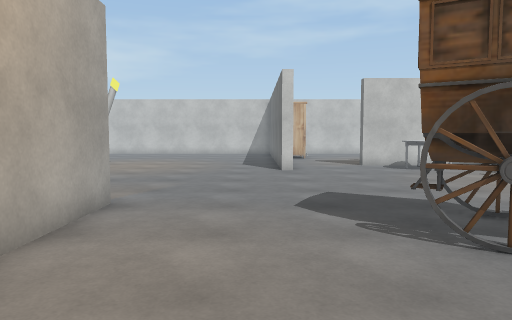
View 1 (above)

23 first-person views from a walk through a scene from a Unity 3-D project. The camera is 1.4 m above the floor, tilts 4° down and sees 70° across. The floor is counted in squares, 1 m on a side. Each view is taken from the middle of a square. On the plan, view 1 faces up. The plan holds only what a view shows up to about 16 squares ahead; the rest is blank. The place goes on beyond the plan. The player character is not drawn. Some surface patterns are stand-ins.

View 2
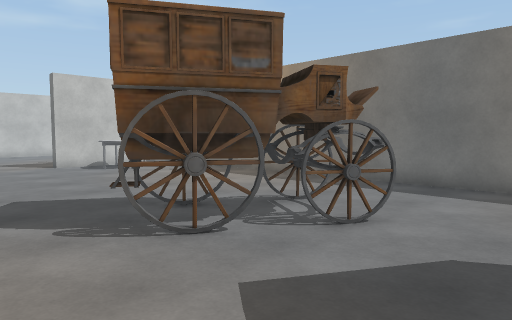

View 3
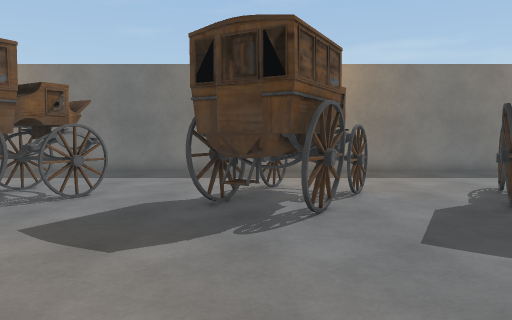

View 4
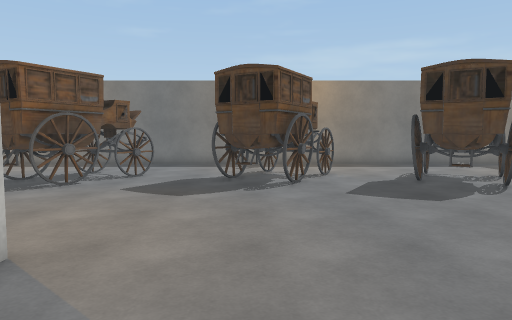

View 5
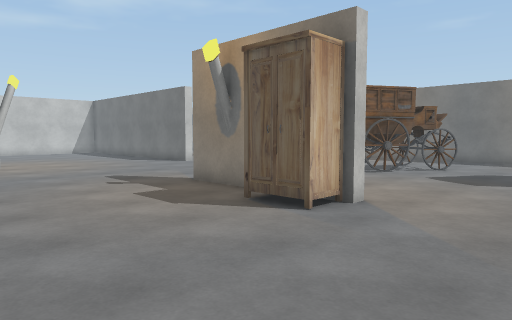

View 6
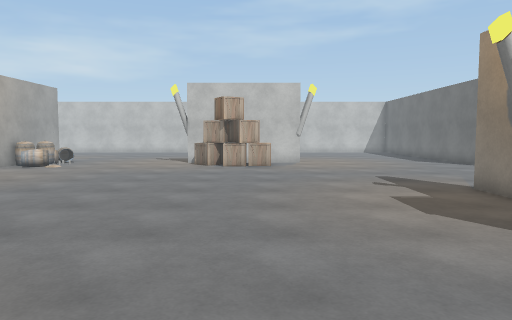

View 7
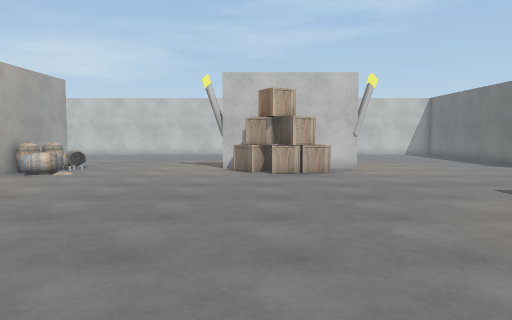

View 8
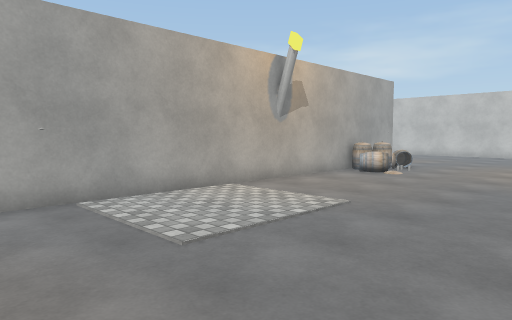

View 9
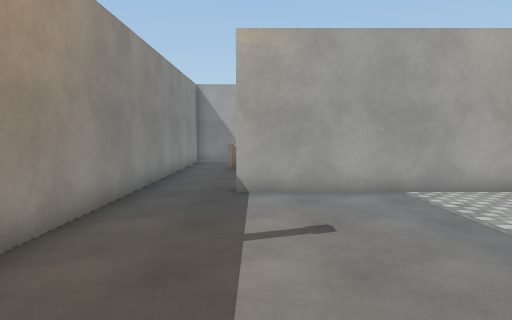

View 10
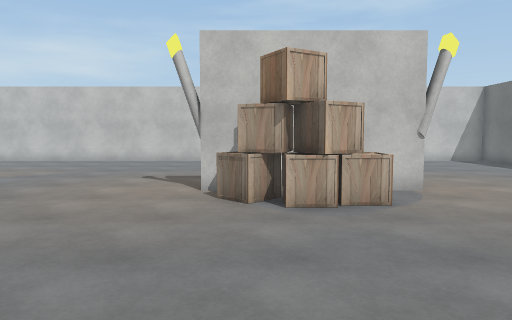

View 11
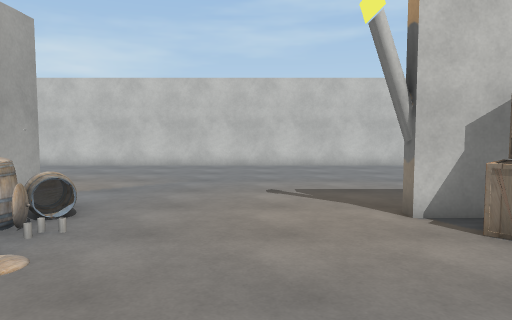

View 12
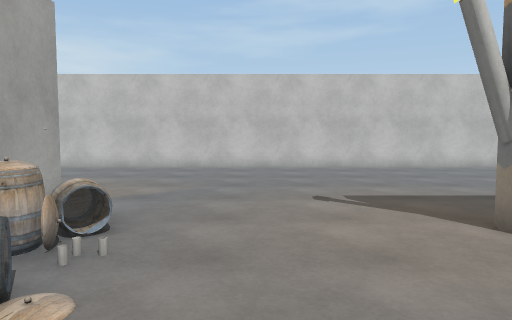

View 13
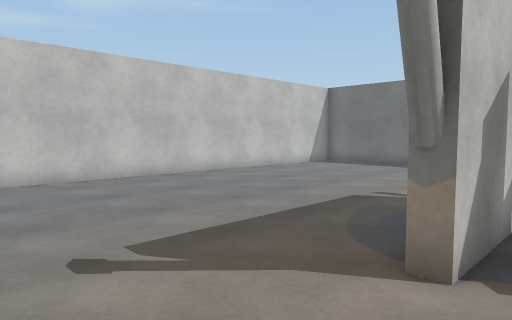

View 14
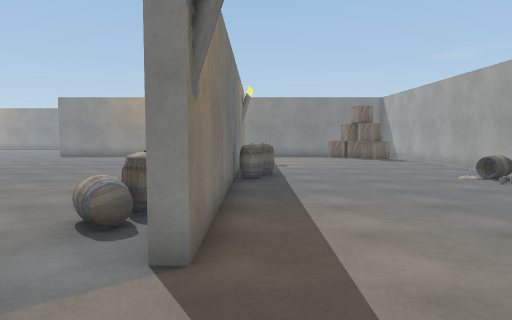

View 15
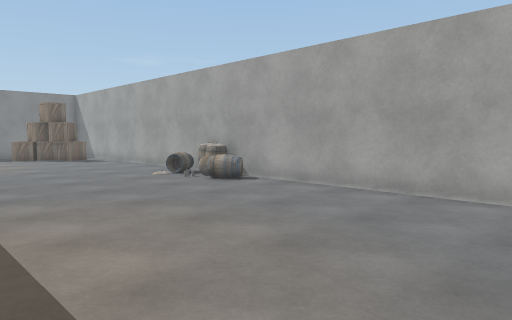

View 16
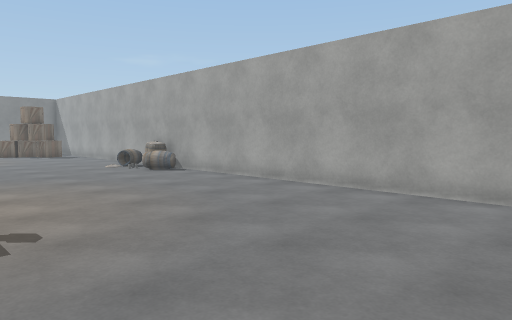

View 17
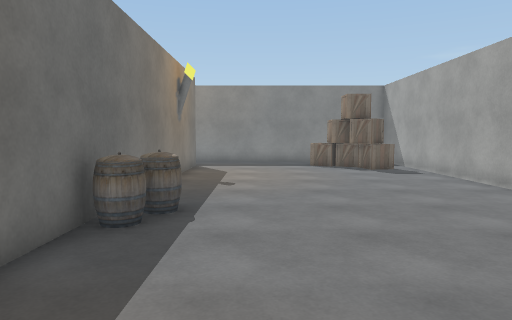

View 18
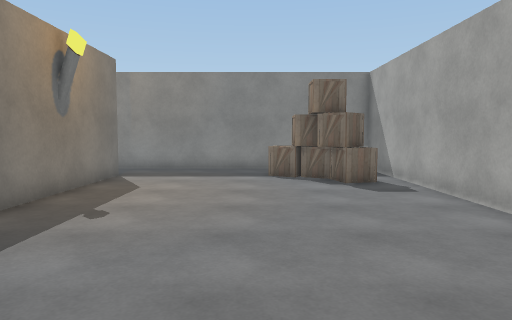

View 19
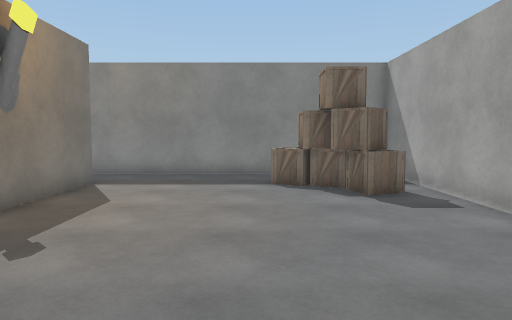

View 20
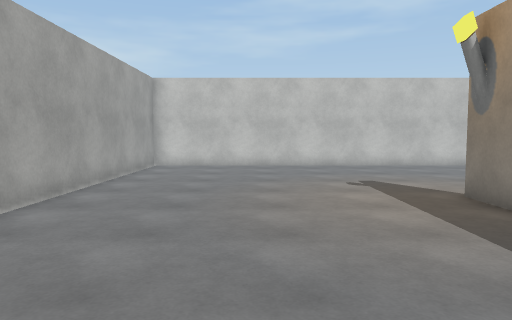

View 21
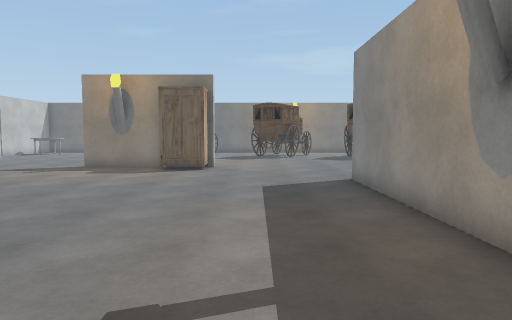

View 22
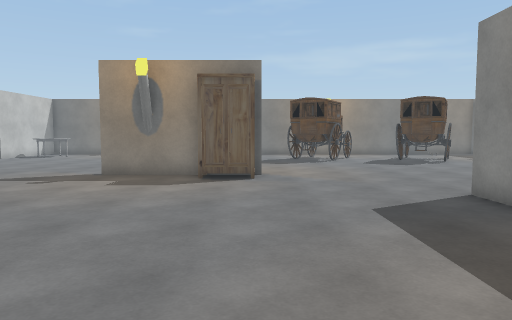

View 23
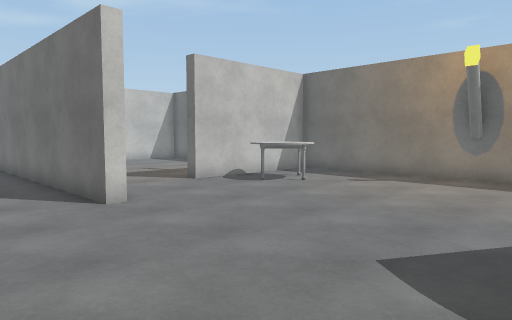

### Floor plan
Key: @ floor where view 1 was taken; # wall or solid block; . floor; O other object.
Columns run from 30 left of view 1 to 10 right of it. Each row starts with its distance up from view 1.
 27       ####################
 26 #.........................
 25 #..........................
 24 #...........................   #
 23 #............................. #
 22 #............................. #
 21 #............................. #   ..
 20 #............................ .#  ...
 19 #...........................  .#  ...
 18 #.........O............ ....  .# ...
 17 #.........#O.........   .......# ..## ###
 16 #.........#OO.....O####O.......#.....O..#
 15 #.........#OO.....OOOOO........#....OOO.#
 14 #.........#OO......OOOO.............OO .#
 13 #OO.......#O............................#
 12 #OO.......#.............................#
 11 #OO......O#.............................#
 10 #O.......O#.............................#
  9 #.......OO#.............................#
  8 #.........#.............................#
  7 #.........#................#..... ......#
  6 #.........#................#.....OOO....#
  5 #.........#................#....OOOOO...#
  4 #.........#...............##.....OOOOO..#
  3 #.........#..............O# .......OO...#
  2 #.O.......#...............##............#
  1 #.OO......#.............................#
  0 #. OO.....#...................@...OO....#
 -1 #.  O............................OOOO...#
 -2 #  ..............................OO OO..#
 -3 #######################...........OOO ..
 -4                         ............O...#
 -5                          ........O......#
 -6                            ......OOO....#
 -7                              ...OO OO...#

Positions as (right, up) in squares from view 1, and headings:
1: (0, 0), facing up
2: (0, 0), facing up-right
3: (-3, -1), facing right
4: (-7, -1), facing right
5: (-10, -2), facing up-right
6: (-9, -2), facing up
7: (-11, 1), facing up
8: (-12, 1), facing up-left
9: (-11, 0), facing left
10: (-11, 7), facing up
11: (-15, 10), facing up
12: (-16, 11), facing up
13: (-16, 15), facing up-right
14: (-21, 22), facing down
15: (-21, 22), facing down-left
16: (-21, 26), facing down-left
17: (-23, 16), facing down
18: (-25, 12), facing down
19: (-25, 10), facing down
20: (-25, 10), facing up
21: (-19, 0), facing right
22: (-16, 2), facing right
23: (-2, 7), facing up-right
